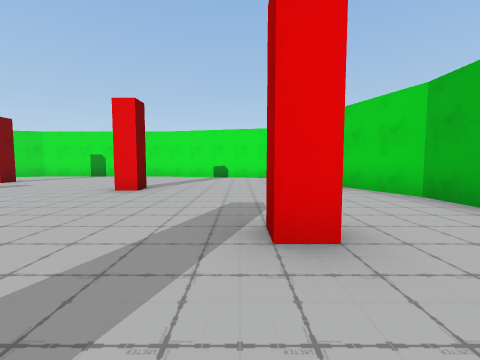
view 1 (above)

24 first-person views from a walk through a Unity game level. The camera is 1.2 m above the floor, tilts 4° down and sees 90° across. The floor is counted in squares, 2 m on a side. Each view is taken from the middle of a square. On the plan, view 1 faces up. The plan holds only what a view shows up to about 9 squares ahead; the rest is blank. The place goes on beyond the plan.

view 2
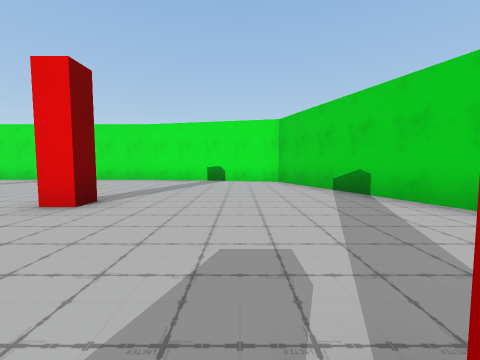

view 3
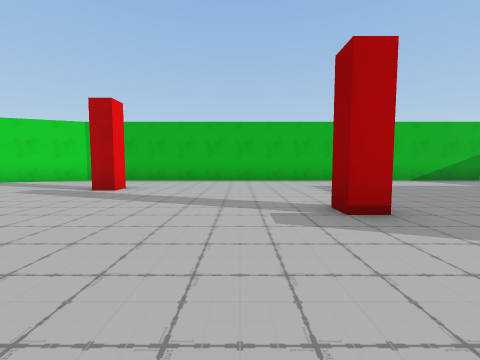

view 4
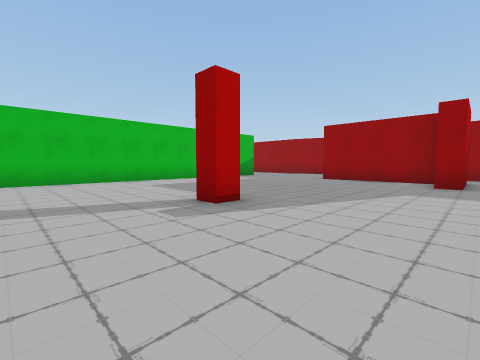

view 5
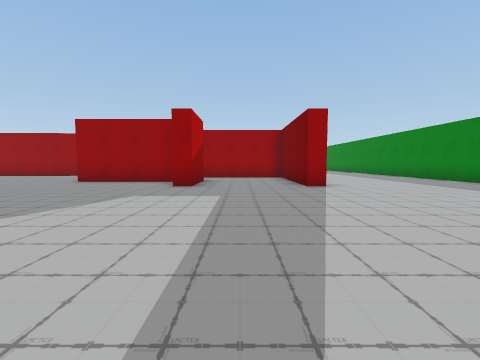

view 6
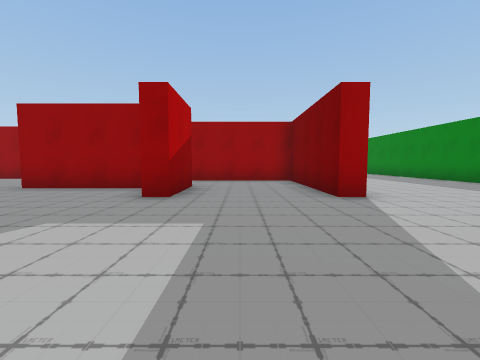

view 7
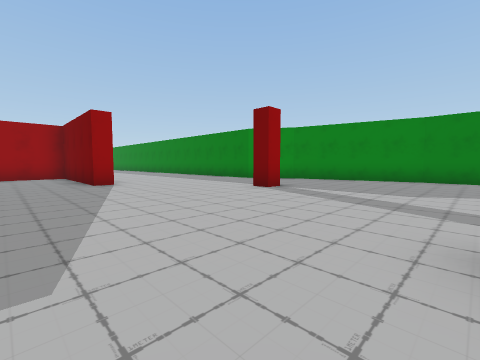

view 8
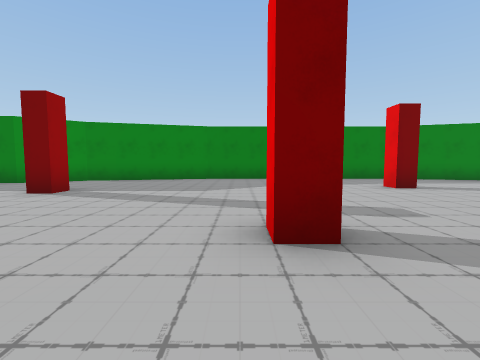

view 9
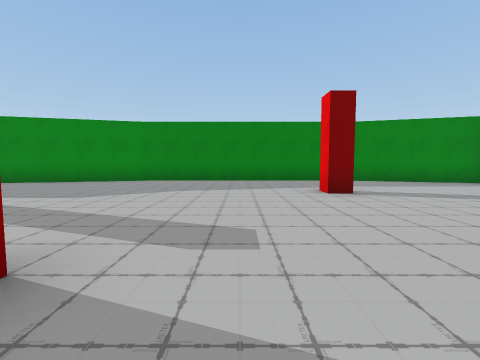

view 10
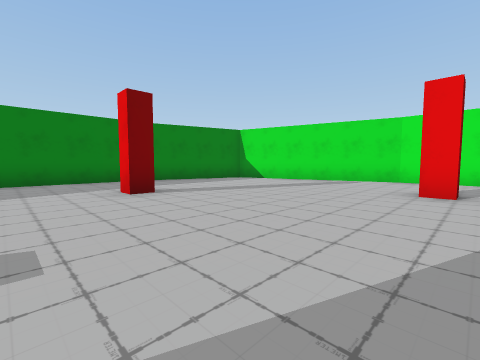

view 11
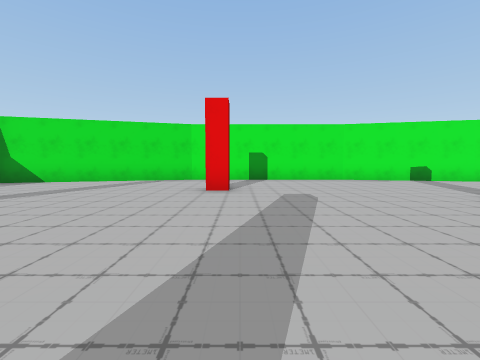

view 12
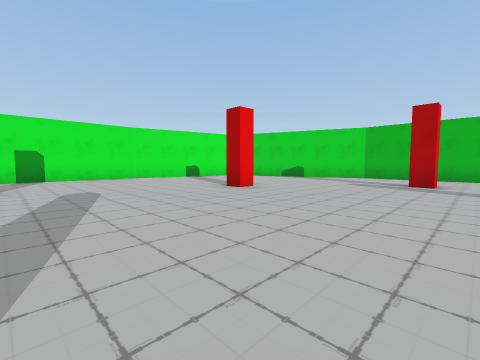

view 13
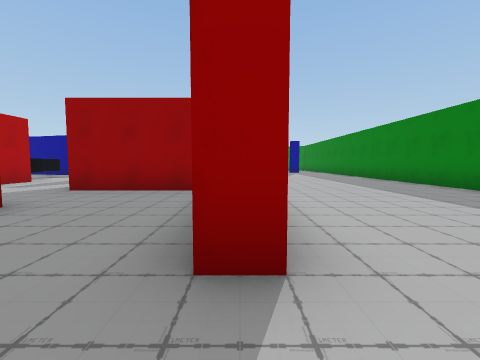

view 14
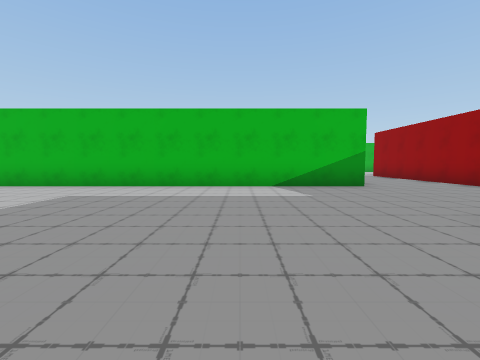

view 15
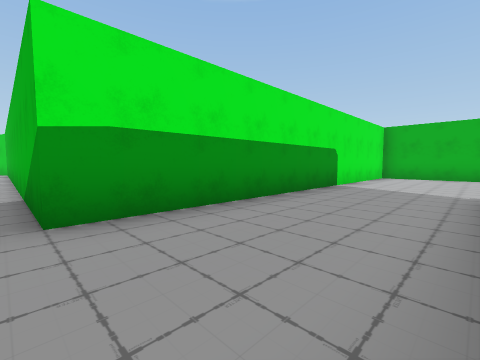

view 16
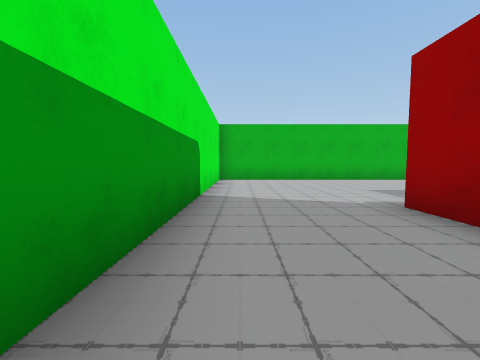

view 17
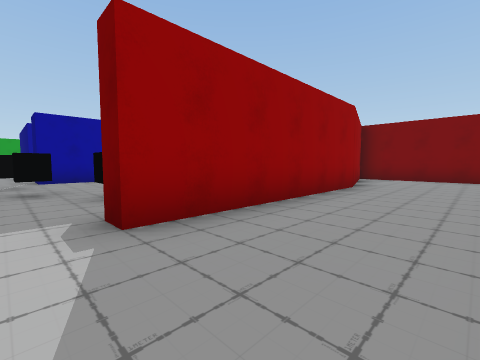

view 18
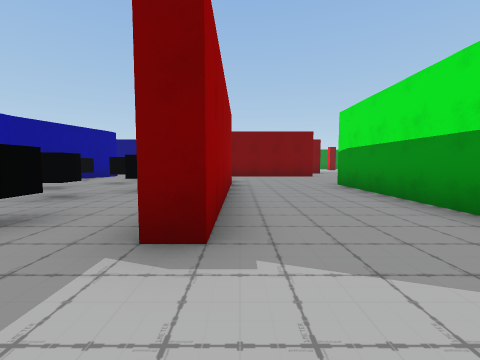

view 19
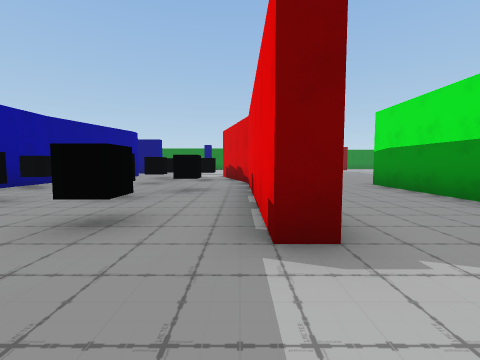

view 20
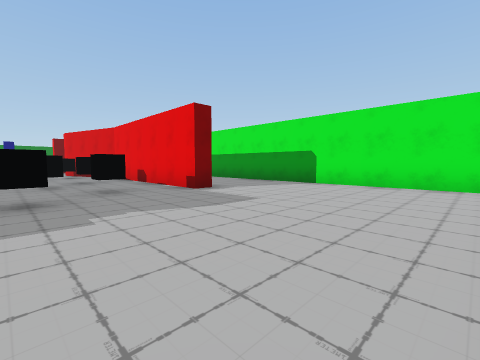

view 21
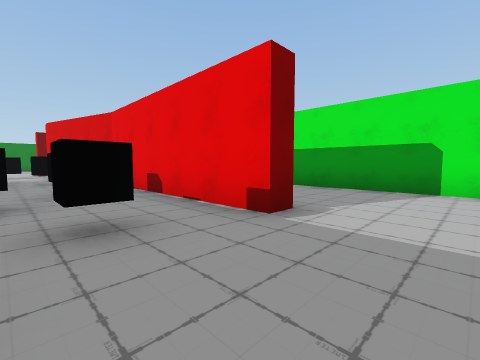

view 22
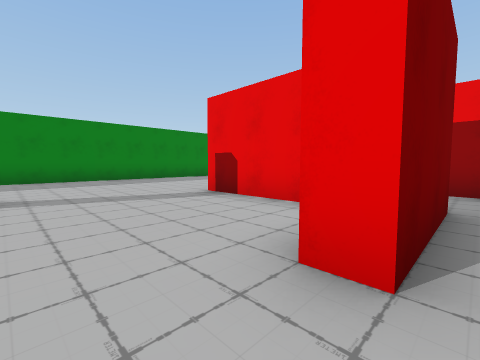

view 23
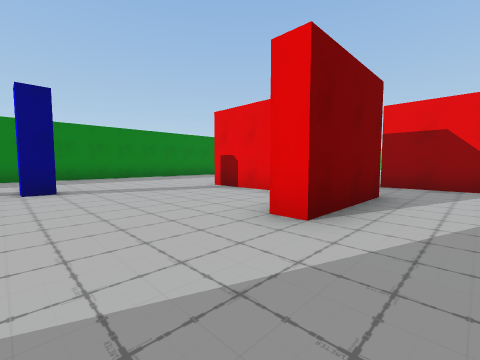

view 24
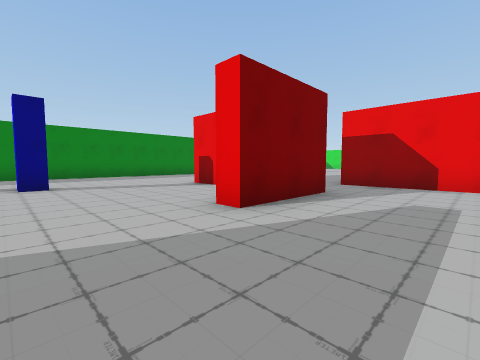

### Floor plan
Points are (right, up) in squares from view 1. A wall is a line through its corners. A room is listed if a view was taken in it or the views show most of it. See-through windows are left out.
Room 1 (views 1, 2, 3, 4, 5, 6, 7, 8, 9, 10, 11, 12, 13, 14, 15, 16, 17, 18, 19, 20, 21, 22, 23, 24)
walls: (-2.3, -2.9) (-2.3, -2.3) (-1.8, -2.3); (-4.1, -8.8) (-0.8, -8.8); (-4.8, -9.2) (-4.8, -7.2) (-4.2, -7.2); (-8.4, -7.2) (-7.8, -7.2) (-7.8, -11.2) (-4.2, -11.2); (-7.8, 0.9) (-7.8, 0.3) (-8.2, 0.3); (-0.8, -10) (-0.8, -13.2) (2.8, -12.2); (-11.4, -3.7) (-10.8, -3.7) (-10.8, -4.2); (0.9, 1.7) (0.3, 1.7) (0.3, 2.2); (-5.9, -11.7) (-8.2, -11.7); (-4.2, -13.7) (-4.8, -13.7); (-2.2, 5.8) (-2.2, 5.2) (-2.7, 5.2) (-2.7, 5.8); (2.6, -12.2) (8.3, -12.2) (8.3, -12.7) (3.4, -12.7); (2.8, -12.7) (1, -13.3); (-11.7, 4.4) (-11.7, 3.8) (-12.2, 3.8); (-15.3, -1.1) (-14.3, -5.2) (-13.3, -6.7) (-13.3, -16); (-7.2, 7.8) (-7.2, 7.3) (-7.8, 7.3); (-15.2, 4.9) (-15.2, -1.2); (-3.1, 10.7) (-8.8, 10.7); (-8.7, 10.8) (-14.3, 9.2) (-15.2, 5.9); (13.8, -16.1) (13.8, -9.2) (3.2, -9.2) (3.2, 4.3) (1.3, 9.8) (-3.3, 10.8)
ways out: opening at (-4, -10.5) to room 2; opening at (-2.5, -12.5) to room 2
objects: black cube (0, -15); other object (1, -15); black cube (1, -14) to (2, -14); black cube (3, -16); black cube (5, -14); black cube (6, -15); other object (8, -14); other object (9, -16)
Room 2 (no view inside)
walls: (-4.2, -11.2) (-4.2, -13.7); (-1.9, -9.2) (-4.8, -9.2); (-1.3, -13.8) (-1.3, -12.8)
ways out: opening at (-4, -10.5) to room 1; opening at (-2.5, -12.5) to room 1

Positions as (right, up) in squares from view 1, and headings:
1: (0, 0), facing up
2: (0, 2), facing up
3: (-5, -1), facing right
4: (-5, 0), facing down-right
5: (-6, -1), facing down
6: (-6, -3), facing down
7: (-6, 0), facing down-left
8: (-6, 0), facing left
9: (-7, 2), facing left
10: (-7, 2), facing up-left
11: (-7, 2), facing up
12: (-7, 1), facing up-right
13: (-8, -6), facing down
14: (-3, -6), facing right
15: (3, -12), facing up-right
16: (5, -10), facing right
17: (9, -10), facing down-left
18: (10, -12), facing left
19: (10, -13), facing left
20: (13, -16), facing up-left
21: (10, -15), facing up-left
22: (-4, -15), facing up-left
23: (-3, -16), facing up-left
24: (-2, -16), facing up-left
